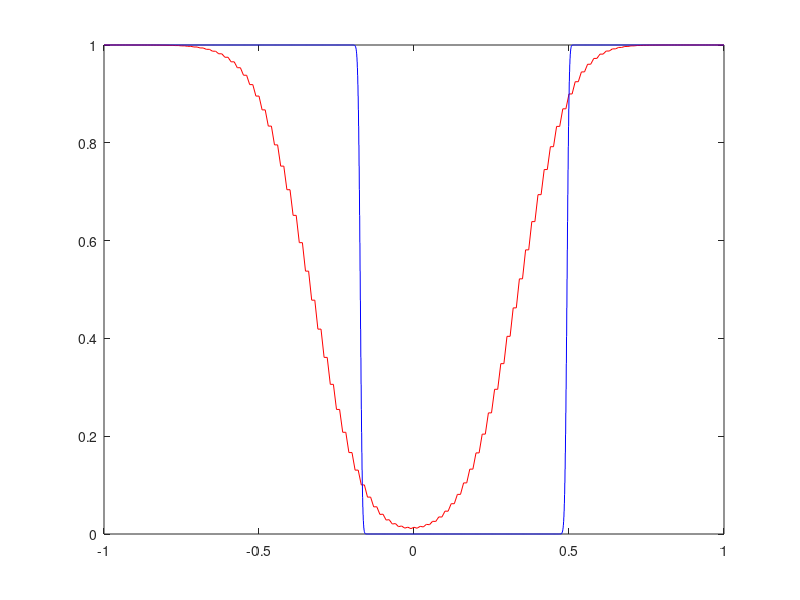

Write the MATLAB code that produced this figure.
M = zeros(501, 201);
delta_x = 0.01;
delta_t = 0.8*0.01;
lambda = 0.8;
x_data_1 = linspace(-1, 1, 201);
x_data_2 = linspace(-1, 1, 5001);
for i = 1:201
    if (abs(delta_x*i - 1.01) > (1/3))
        M(1, i) = 1;
    end
end

for row = 2:501
    for col = 2:200
        M(row, col) = M(row-1, col+1)*0.1 + M(row-1, col-1)*0.9;
    end
    M(row, 1) = M(row-1, 200) *0.9 + M(row-1, 2)*0.1;
    M(row, 201) = M(row, 1);
end
M
N = zeros(501, 5001);

for i = 1:5001
    if (abs((2/5000)*i -2501/2500)> (1/3))
        N(1, i) = 1;
    end
end

for row = 2:501
    for col = 2:5000
        N(row, col) = N(row-1, col+1)*0.1 + N(row-1, col-1)*0.9;
    end
    N(row, 1) = N(row-1, 5000) *0.9 + N(row-1, 2)*0.1;
    N(row, 5001) = N(row, 1);
end
N
plot(x_data_1, M(501, :), 'r', x_data_2, N(501, :), 'b')